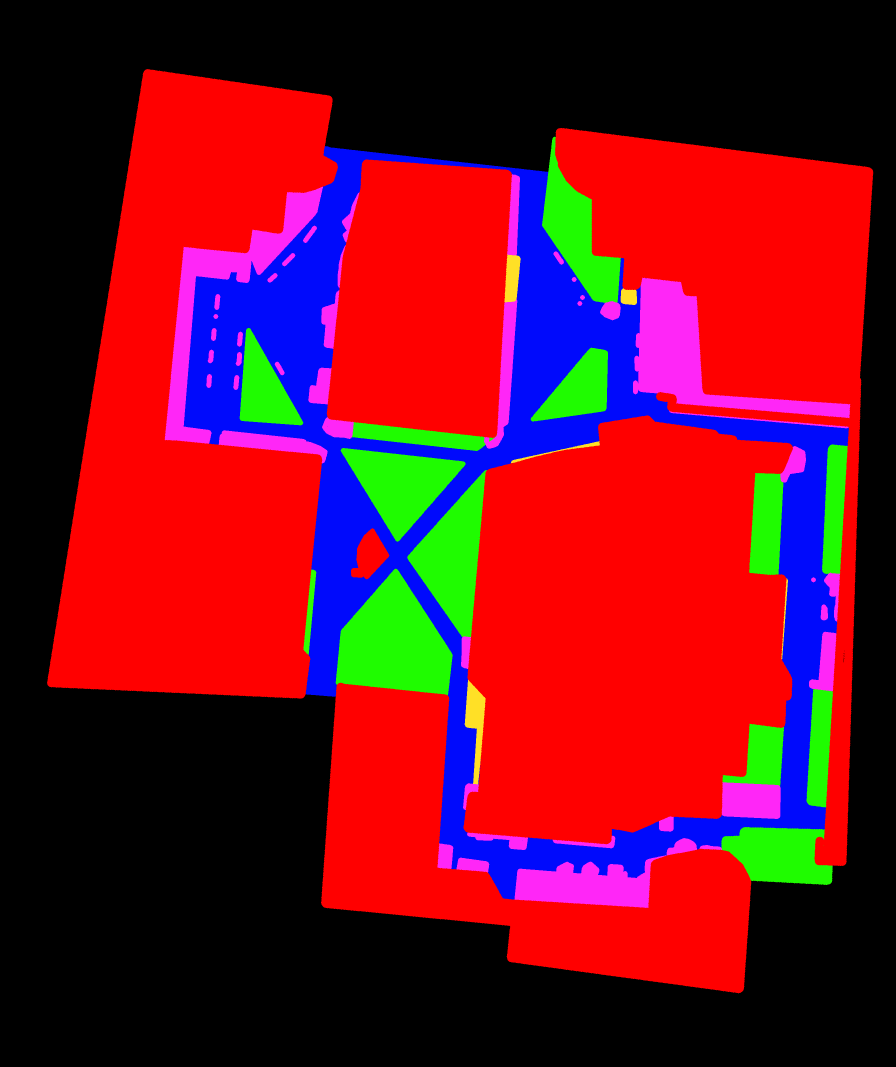
#> input picture ros_map_utils/maps/electrica.png, 2688 x 3200 px, given in place of electrica.pgm, which was not available (shown at 1/3 size)
$ jupyter execute --allow-errors panther_data.ipynb   (text cells are left out)
#> lines starting #> are read from the running program, lines starting #| are printed output that depends on the picture; after the words box and inside, x2 and y2 are one past the last pixel; in counts of white or black regions, pixels touching at a corner belong together; pictures that were not available may be replaced by others from this repository, and a replacement may not be noted
[cell 1]
import numpy as np
import matplotlib.pyplot as plt
import cv2 as cv
import os
import sys

import rosbag
import rospy


import sensor_msgs.point_cloud2 as pc2

[cell 2]
MAP_PATH = "ros_map_utils/maps/electrica.pgm"
SEM_MAP_PATH = "ros_map_utils/maps/electrica.png"

RES = 0.05
MAP_WIDTH = 0.5
MAP_HEIGHT = 0.5

[cell 3]
occ_map = cv.imread(MAP_PATH, cv.IMREAD_GRAYSCALE)
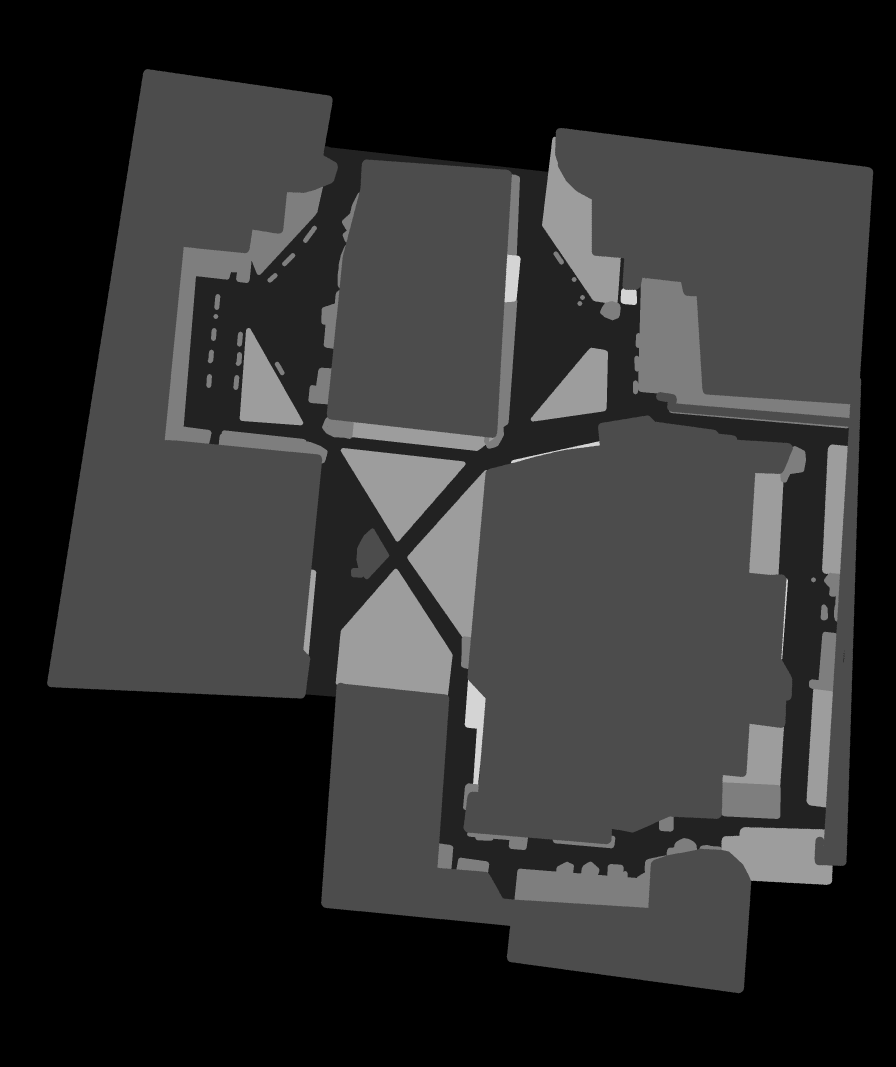
#> occ_map: shape (3200, 2688) (shown at 1/3 size); min 0, max 212, mean 46.8
seg_map = cv.cvtColor(cv.imread(SEM_MAP_PATH), cv.COLOR_BGR2RGB)

fig, ax = plt.subplots(1, 2, figsize=(10, 5))
ax[0].imshow(occ_map, cmap='gray')
ax[0].set_title("Occupancy Map")
ax[0].set_xlabel("X (m)")
ax[0].set_ylabel("Y (m)")
ax[1].imshow(seg_map)
ax[1].set_title("Semantic Map")
ax[1].set_xlabel("X (m)")
ax[1].set_ylabel("Y (m)")

print("Occupancy Map Size: ", occ_map.shape)
#| Occupancy Map Size:  (3200, 2688)
print("Semantic Map Size: ", seg_map.shape)
#| Semantic Map Size:  (3200, 2688, 3)
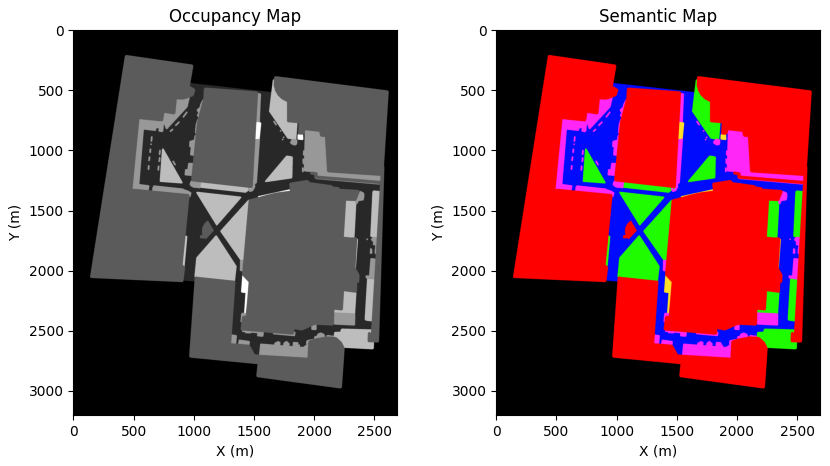
#> figure drawn by matplotlib, 2 panels

[cell 4]
seg_map_gray = cv.cvtColor(seg_map, cv.COLOR_BGR2GRAY)
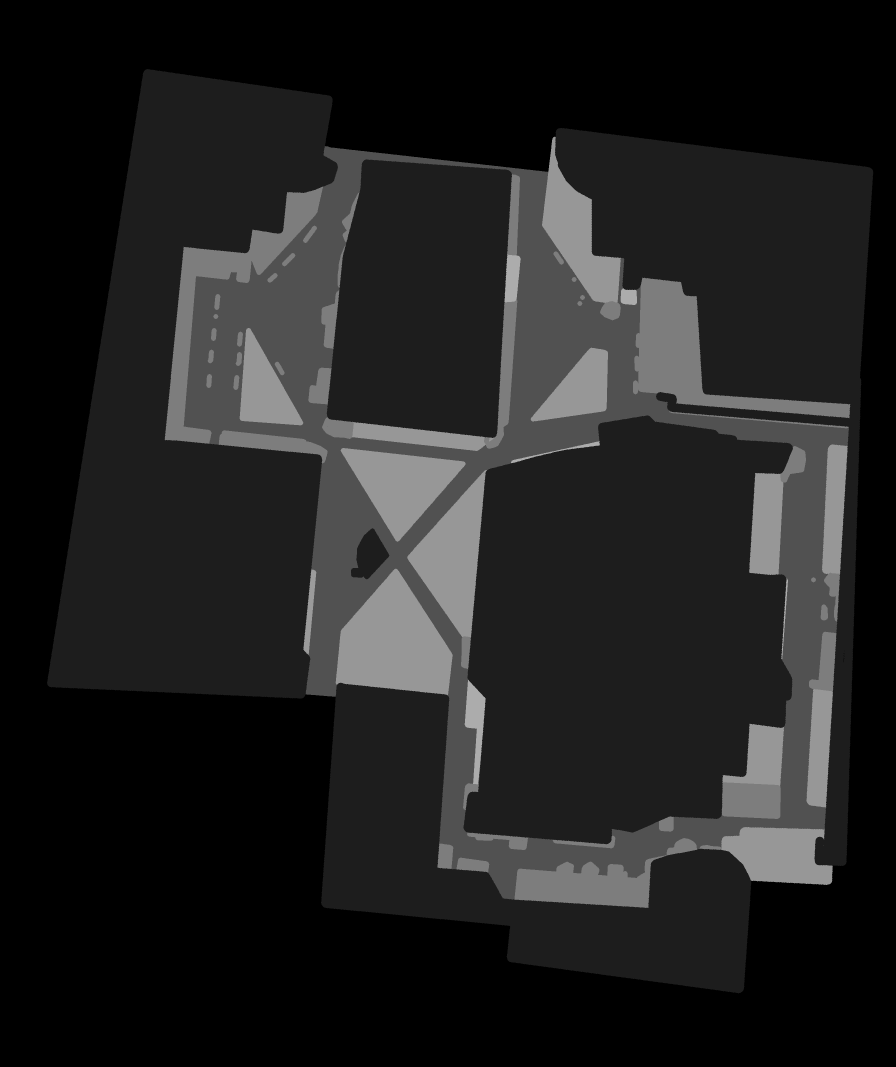
#> seg_map_gray: shape (3200, 2688) (shown at 1/3 size); min 0, max 172, mean 32.1

seg_map_gray[seg_map_gray != 81] = 1
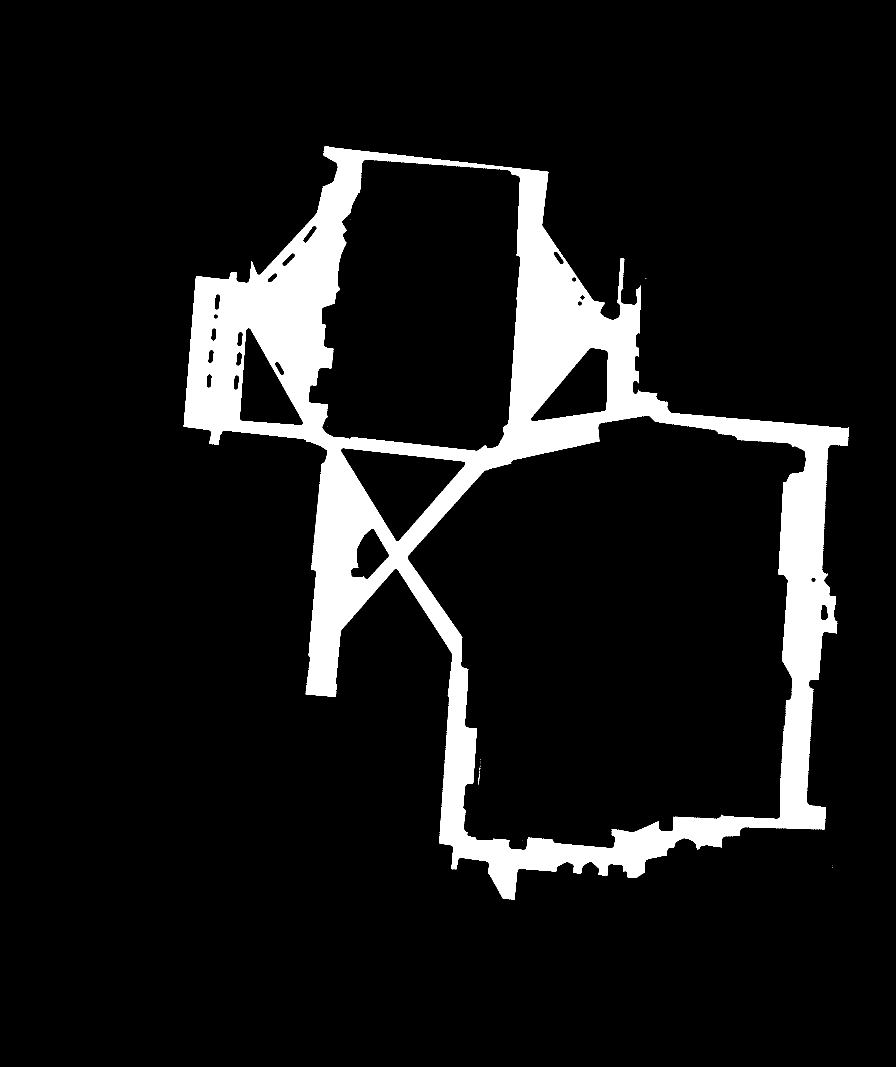
#> seg_map_gray: shape (3200, 2688) (shown at 1/3 size); values 1 (black) and 81 (white), 9.5% white; 16 white regions (14 under 20 px), largest, box (x1, y1, x2, y2) and area: (551, 438, 2547, 2699) 814902, (1434, 2322, 1439, 2353) 48
seg_map_gray[seg_map_gray == 81] = 0
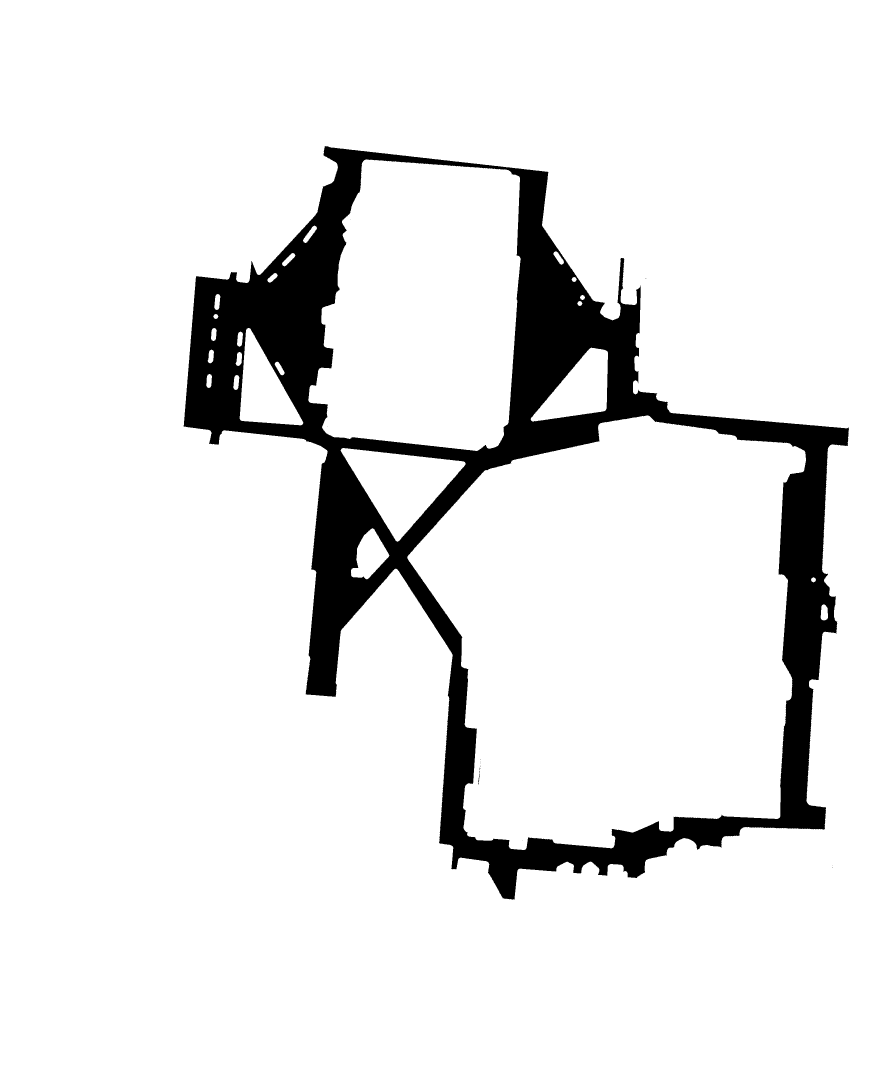
#> seg_map_gray: shape (3200, 2688) (shown at 1/3 size); values 0 (black) and 1 (white), 90.5% white; 16 black regions (14 under 20 px), largest, box (x1, y1, x2, y2) and area: (551, 438, 2547, 2699) 814902, (1434, 2322, 1439, 2353) 48

plt.imshow(seg_map_gray)

cv.imwrite("ros_map_utils/maps/canchagray.png", seg_map_gray * 255)
#> Out = True

$ run again, with ros_map_utils/maps/cancha.png copied over ros_map_utils/maps/electrica.png
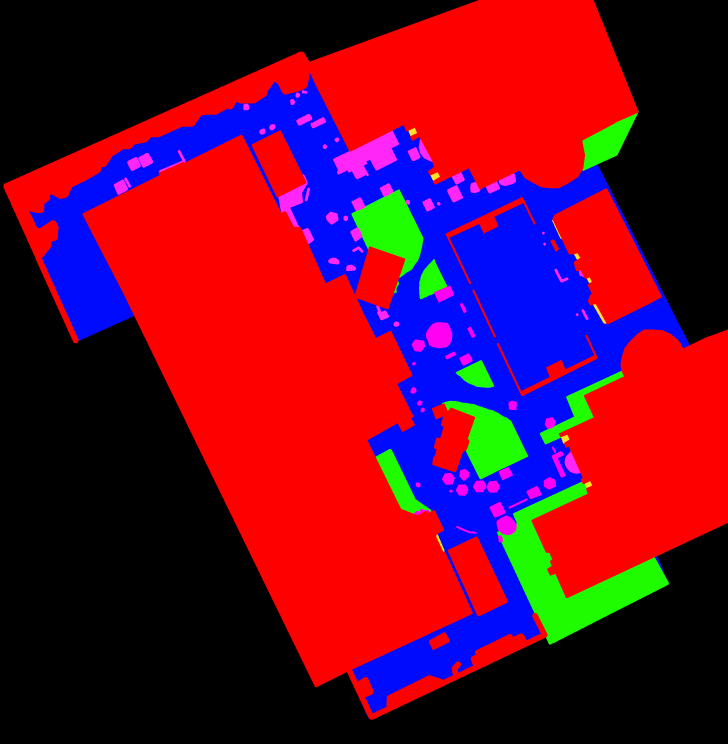
#> input picture ros_map_utils/maps/cancha.png, 2912 x 2976 px, given in place of electrica.pgm, which was not available (shown at 1/4 size)
#> `occ_map = cv.imread(MAP_PATH, cv.IMREAD_GRAYSCALE)`:
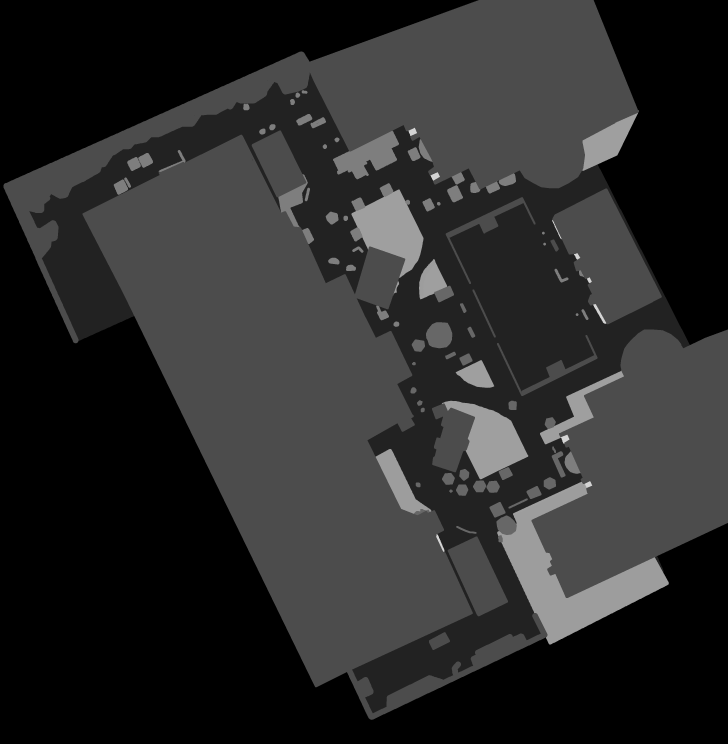
#> occ_map: shape (2976, 2912) (shown at 1/4 size); min 0, max 212, mean 42
#| Occupancy Map Size:  (2976, 2912)
#| Semantic Map Size:  (2976, 2912, 3)
#> `seg_map_gray[seg_map_gray != 81] = 1`:
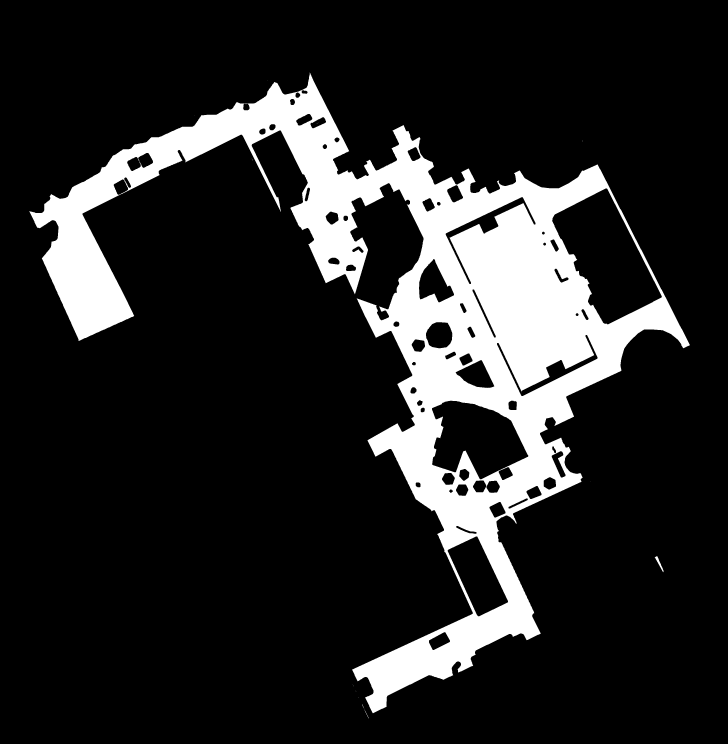
#> seg_map_gray: shape (2976, 2912) (shown at 1/4 size); values 1 (black) and 81 (white), 15.9% white; 30 white regions (26 under 20 px), largest, box (x1, y1, x2, y2) and area: (117, 290, 2760, 2853) 1375478, (2619, 2224, 2654, 2289) 511, (1459, 2841, 1476, 2874) 48, (1448, 2817, 1455, 2832) 21
#> Out = True
